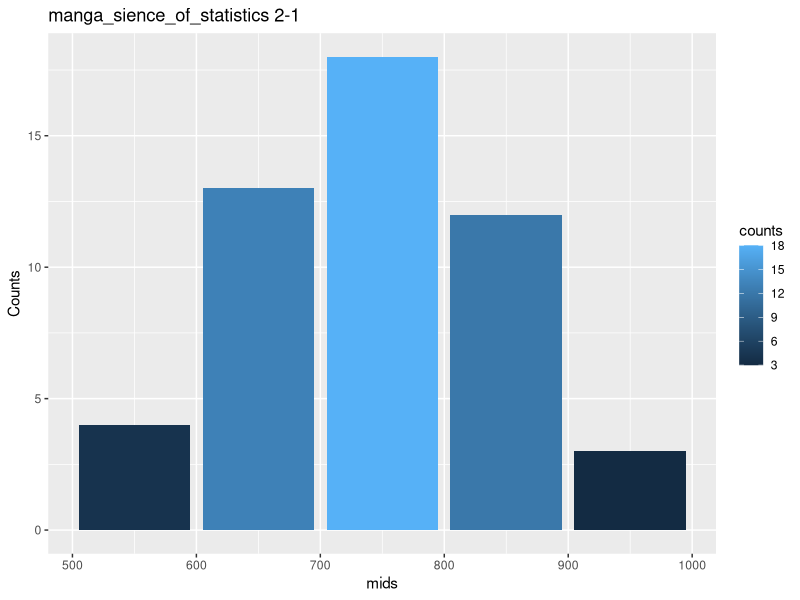

This chart was generated by the following R code:
# setwd("/Users/furuyama/github/manga_sience_of_statistics/2-1/")
# objects()
# source("histgram-table.R")
rm (umai.ramen, output.table, umai.ramen.histhistgram)
umai.ramen <- read.csv("ramen.csv", header=T, stringsAsFactors=F)
umai.ramen.histhistgram <- hist(umai.ramen[,2],breaks = c(500,600,700,800,900,1000),plot=F,right=FALSE)
output.table <- matrix(,7,4)
output.table[1,] <- c("以上-未満/階級","階級値","度数","相対度数")
output.table[2:6,1] <- c("500-600","600-700","700-800","800-900","900-1000")
output.table[2:6,2] <- umai.ramen.histhistgram$mids
output.table[2:6,3] <- umai.ramen.histhistgram$counts
output.table[2:6,4] <- umai.ramen.histhistgram$density * 100
# output.table <- rbind(output.table, c("計",NA,sum(umai.ramen.histhistgram$counts),sprintf("%.2f",sum(umai.ramen.histhistgram$density * 100))))
output.table[7,] <- c("計",NA,sum(umai.ramen.histhistgram$counts),sprintf("%.2f",sum(umai.ramen.histhistgram$density * 100)))
# 出力
output.table

# data.frame作成
df <- data.frame(mids = umai.ramen.histhistgram$mid, counts = umai.ramen.histhistgram$counts)

# グラフ書く
library(ggplot2)
g <- ggplot(
  df,
  aes (
    x = mids,
    y = counts,
    fill = counts
  )
)
g <- g + geom_bar(
  stat = "identity",
)
g <- g + xlab("mids")
g <- g + ylab("Counts")
g <- g + ggtitle("manga_sience_of_statistics 2-1")
plot(g)
